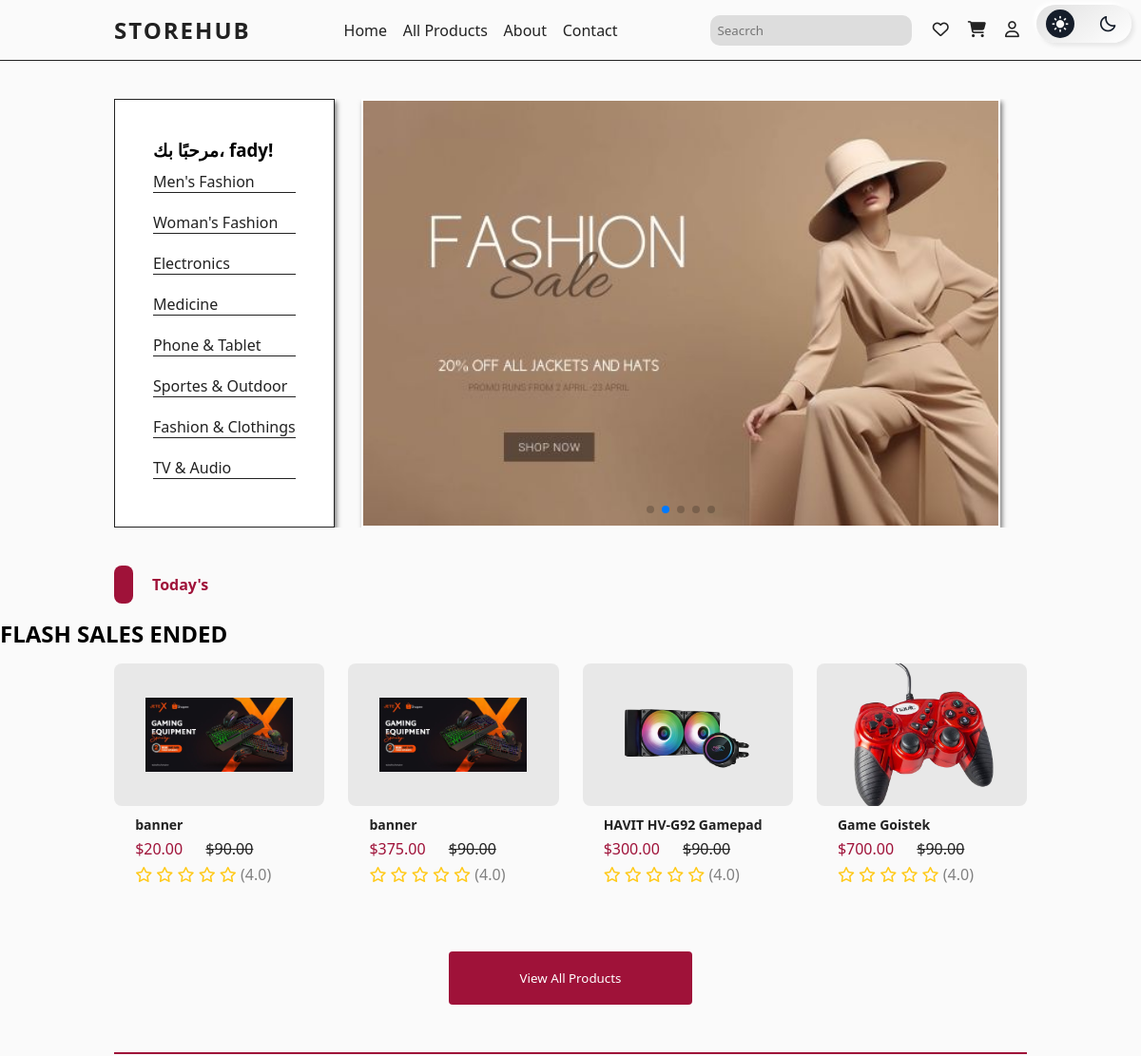
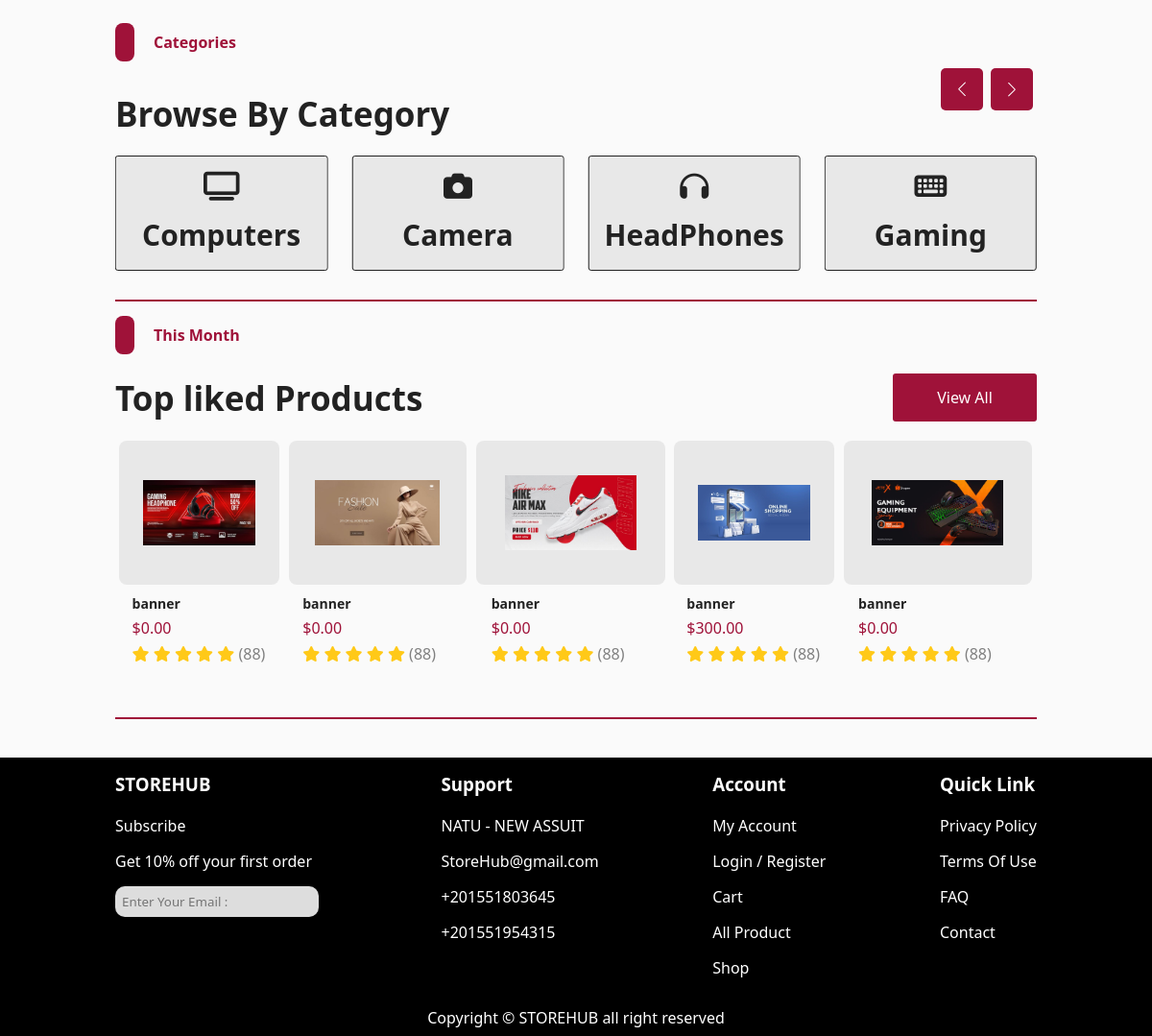
Page /index/ (signed in) on the committed database (2 pictures, top to bottom).
### pages/models.py (models this page shows, shortened)
class Product(models.Model):
    name = models.CharField(max_length=255, verbose_name="اسم المنتج", blank=True, null=True, default="منتج بدون اسم")
    price = models.DecimalField(max_digits=10, decimal_places=2, verbose_name="السعر", default=0.00)
    description = models.TextField(verbose_name="الوصف", blank=True, null=True)
    quantity = models.PositiveIntegerField(verbose_name="الكمية", default=0)
    saler = models.ForeignKey(User, on_delete=models.CASCADE, related_name='products', null=True, blank=True)
    image = models.ImageField(upload_to='products/', default='default.jpg', verbose_name="صورة المنتج", blank=True, null=True)
    color = models.CharField(max_length=50, verbose_name="اللون", blank=True, null=True)
    likes = models.ManyToManyField(User, related_name='product_likes', blank=True, verbose_name="اللايكات")
    color = models.CharField(max_length=50, choices=[
        ('red', 'Red'),
        ('green', 'Green'),
        ('yellow', 'Yellow'),
        ('blue', 'Blue'),
        ('orangered', 'OrangeRed'),
        ('black', 'Black')],
        default="black", verbose_name="اللون")
    category = models.ForeignKey(Category, on_delete=models.SET_NULL, null=True, blank=True, verbose_name="التصنيف")
    rating = models.FloatField(default=0, verbose_name="التقييم")
    class Meta:
        verbose_name = "منتج"
        verbose_name_plural = "منتجات"
    class Meta:
        verbose_name = "منتج"
        verbose_name_plural = "منتجات"
        ordering = ['-rating']

class FlashSale(models.Model):
    product = models.ForeignKey(Product, on_delete=models.CASCADE)
    start_date = models.DateTimeField()
    end_date = models.DateTimeField()
    old_price = models.DecimalField(max_digits=10, decimal_places=2)
    new_price = models.DecimalField(max_digits=10, decimal_places=2)
    rating = models.DecimalField(max_digits=2, decimal_places=1)
    class Meta:
        verbose_name = "فلاش سيل"
        verbose_name_plural = "فلاش سيلات"

### pages/views.py (the view)
# urls.py: path('index/' ,views.index, name='index'),
@login_required
def index(request):
    top_products = Product.objects.filter(name="banner").annotate(likes_count=Count('likes__id')).order_by('-likes_count')[:5]
    flash_sales = FlashSale.objects.all()
    max_time = flash_sales.aggregate(max_end_time=Max('end_date'))['max_end_time'] if flash_sales else None
    username = request.user.username
    return render(request, 'pages/index.html', {
        'products': top_products,
        'flash_sales': flash_sales,
        'max_time': max_time,
        'username': username,
    })

### pages/templates/pages/index.html (shortened to what this page needs)
{% extends 'pages/base.html' %}
{% block content %}
<!DOCTYPE html>
{% load static %}
<html lang="en">
  <head>
    <link rel="stylesheet" href="{% static 'css/style.css' %}" />
    <link
      rel="stylesheet"
      href="https://cdnjs.cloudflare.com/ajax/libs/font-awesome/6.7.2/css/all.min.css"
 />
    <link
      href="https://unpkg.com/boxicons@2.1.2/css/boxicons.min.css"
      rel="stylesheet" />
    <link
      rel="stylesheet"
      href="https://unpkg.com/swiper/swiper-bundle.min.css" />
  </head>
  <body class="light">
<section class="slider">
  <div class="container">
    <div class="side_bar">
      <div class="welcome-message">
        {% if user.is_authenticated %}
          <h3>مرحبًا بك، {{ username }}!</h3>
        {% else %}
          <h3>مرحبًا بك في متجرنا!</h3>
        {% endif %}
      </div>
      <a href="{% url 'allproducts' %}?category=Men's Fashion">Men's Fashion</a>
      <a href="{% url 'allproducts' %}?category=Woman's Fashion">Woman's Fashion</a>
      <a href="{% url 'allproducts' %}?category=Electronics">Electronics</a>
      <a href="{% url 'allproducts' %}?category=Medicine">Medicine</a>
      <a href="{% url 'allproducts' %}?category=Phone & Tablet">Phone & Tablet</a>
      <a href="{% url 'allproducts' %}?category=Sportes & Outdoor">Sportes & Outdoor</a>
      <a href="{% url 'allproducts' %}?category=Fashion & Clothings">Fashion & Clothings</a>
      <a href="{% url 'allproducts' %}?category=TV & Audio">TV & Audio</a>
    </div>
    <div class="swiper">
      <div class="swiper-wrapper">
        {% for product in products %}
        <div class="swiper-slide">
          <a href="#"><img src="{{ product.image.url }}" alt="{{ product.name }}"  onclick="window.location.href='/product/{{ product.id }}/'"/></a>
        </div>
        {% endfor %}
      </div>
      <div class="swiper-pagination"></div>
    </div>
  </div>
</section>
    <section class="offer">
      <div class="container">
        <div class="dayOffers">
          <span class="shape">.</span>
          <h3>Today's</h3>
        </div>
      </div>
    </section>
  <section class="timer">
  </section>
  <section class="pro-div">
    <div class="container">
      <div class="products mySwiper">
        <div class="product swiper-wrapper">
          {% for pro in flash_sales %}
          <div class="swiper-slide pro">
            <div class="img">
              <a href="/product/{{ pro.product.id }}/" onclick="window.location.href='/product/{{ pro.product.id }}/'; return false;">
                <img src="{{ pro.product.image.url }}" alt="{{ pro.product.name }}" />
              </a>
            </div>
            <div class="detailes">
              <h5>{{ pro.product.name }} </h5>
              <div class="sallery">
                <span class="new-sall">${{ pro.new_price }}  </span>
                <span class="old-sall">${{ pro.old_price }}</span>
              </div>
              <div class="stars">
                {% for _ in "12345"|make_list %}
                  {% if forloop.counter <= pro.rating|floatformat:0 %}
                    <i class="fa-solid fa-star"></i>
                  {% else %}
                    <i class="fa-regular fa-star"></i>
                  {% endif %}
                {% endfor %}
                <span>({{ pro.rating|floatformat:1 }})</span>
              </div>
            </div>
          </div>
          {% endfor %}
        </div>
      </div>
    </div>
  </section>
    <section>
      <div class="container">
        <div class="bttnAllProduct">
          <a href="{% url 'allproducts' %}">
            <button>View All Products</button>
          </a>
        </div>
      </div>
    </section>
    <section id="browseCat">
      <div class="container">
        <div class="browseCat">
          <div class="categText">
            <span class="shape">.</span>
            <h3>Categories</h3>
          </div>
          <div class="catbtnswap mySwiper">
            <h3>Browse By Category</h3>
            <div class="swiper-button-next btn_swip btnSwapNext"></div>
            <div class="swiper-button-prev btn_swip BtnSwapPrev"></div>
          </div>
        </div>
        <div class="categs mySwiper">
          <div class="categ swiper-wrapper">
            <div class="categ swiper-slide">
              <div class="cat">
                <h2>Computers</h2>
                <i class="fa-solid fa-tv"></i>
              </div>
            </div>
            <div class="categ swiper-slide">
              <div class="cat">
                <h2>Camera</h2>
                <i class="fa-solid fa-camera"></i>
              </div>
            </div>
            <div class="categ swiper-slide">
              <div class="cat">
                <h2>HeadPhones</h2>
                <i class="fa-solid fa-headphones"></i>
              </div>
            </div>
            <div class="categ swiper-slide">
              <div class="cat">
                <h2>Gaming</h2>
                <i class="fa-solid fa-keyboard"></i>
              </div>
            </div>
          </div>
        </div>
      </div>
    </section>
    <section class="BestSellingProducts">
      <div class="container">
        <div class="top">
          <div class="shape-text">
            <span class="shape">.</span>
            <h5 class="txt">This Month</h5>
          </div>
          <div class="bttn">
            <h4>Top liked Products</h4>
            <a href="{% url 'allproducts' %}">
              <button>View All</button>
            </a>
          </div>
        </div>
        <div class="bttom">
          {% for product in products %}
          <div class="pro"  >
            <div class="icons">
            </div>
            <div class="img"  >
              <a href="/product/{{ product.id }}/">
                <img src="{{ product.image.url }}" alt=""  onclick="window.location.href='/product/{{ product.id }}/'"  />
              </a>
            </div>
            <div class="detailes">
              <h5>{{  product.name  }}</h5>
              <div class="sallery">
                <span class="new-sall">${{  product.price  }}</span>
              </div>
              <div class="stars">
                <i class="fa-solid fa-star"></i>
                <i class="fa-solid fa-star"></i>
                <i class="fa-solid fa-star"></i>
                <i class="fa-solid fa-star"></i>
                <i class="fa-solid fa-star"></i>
                <span>(88)</span>
              </div>
            </div>
          </div>{% endfor %}
      </div>
    </section>
  </body>
</html>
{% endblock content %}

### templates/pages/base.html
{% include 'pages/parts/header.html' %}
{% block content %}
{% endblock content %}
{% include 'pages/parts/footer.html' %}

### templates/pages/parts/header.html (shortened to what this page needs)
<!DOCTYPE html>
{% load static %}
<html lang="en">
  <head>
    <link rel="stylesheet" href="{% static 'css/style.css' %}" />
    <link
      rel="stylesheet"
      href="https://cdnjs.cloudflare.com/ajax/libs/font-awesome/6.7.2/css/all.min.css"
    />
    <link
      href="https://unpkg.com/boxicons@2.1.2/css/boxicons.min.css"
      rel="stylesheet"
    />
  </head>
  <body class="light">
    <header>
      <div class="container">
        <nav>
          <h1>STOREHUB</h1>
          <div class="linkes">
            <a href="{% url 'index' %}" >
              <p>Home</p>
            </a>
            <a href="{% url 'allproducts' %}">
              <p>All Products</p>
            </a>
            <a href="{% url 'about' %}">
              <p>About</p>
            </a>
            <a href="{% url 'contact' %}">
              <p>Contact</p>
            </a>
          </div>
          <form class="header-form">
            <input type="search" placeholder="Seacrch" class="seacrch" />
            <a href="{% url 'wishlist' %}"><i class="fa-regular fa-heart"></i></a>
            <a href="{% url 'cart' %}"><i class="fa-solid fa-cart-shopping"></i></a>
            <a href="{% url 'register' %}"><i class="fa-regular fa-user"></i></a>
            <label class="toggle" for="toggle">
              <i class="bx bxs-sun"></i>
              <i class="bx bx-moon"></i>
              <span class="ball"></span>
            </label>
          </form>
        </nav>
      </div>
    </header>

### templates/pages/parts/footer.html (shortened to what this page needs)
<footer>
  {% load static %}
  <div class="container">
    <div class="foot1">
      <h3>STOREHUB</h3>
      <a href="#"><p>Subscribe</p></a>
      <a href="#"><p>Get 10% off your first order</p></a>
      <input type="email" class="seacrch" placeholder="Enter Your Email : "/>
    </div>
    <div class="foot2">
      <h3>Support</h3>
      <a href="#"><p>NATU - NEW ASSUIT</p></a>
      <a href="#"><p>StoreHub@gmail.com</p></a>
      <a href="#"><p>+201551803645</p></a>
      <a href="#"><p>+201551954315</p></a>
    </div>
    <div class="foot3">
        <h3>Account</h3>
        <a href="account.html"><p>My Account</p></a>
        <a href="#"><p>Login / Register</p></a>
        <a href="cart.html"><p>Cart</p></a>
        <a href="#"><p>All Product</p></a>
        <a href="#"><p>Shop</p></a>
    </div>
    <div class="foot4">
      <h3>Quick Link</h3>
      <a href="#"><p>Privacy Policy</p></a>
      <a href="#"><p>Terms Of Use</p></a>
      <a href="#"><p>FAQ</p></a>
      <a href="{% url 'contact' %}"><p>Contact</p></a>
    </div>
  </div>
  <p style="text-align: center; padding-bottom: 8px;">Copyright &copy;<span> STOREHUB </span>all right reserved</p>
</footer>

### rows in the picture
Product: image (picture), name "banner", price "0.00"
Product: image (picture), name "banner", price "0.00"
Product: image (picture), name "banner", price "0.00"
FlashSale: product.image (picture), product.name "banner", new_price "20.00", old_price "90.00", rating "4.0"
FlashSale: product.image (picture), product.name "banner", new_price "375.00", old_price "90.00", rating "4.0"
FlashSale: product.image (picture), product.name "HAVIT HV-G92 Gamepad", new_price "300.00", old_price "90.00", rating "4.0"
FlashSale: product.image (picture), product.name "Game Goistek", new_price "700.00", old_price "90.00", rating "4.0"
Product: image (picture), name "banner", price "300.00"
Product: image (picture), name "banner", price "0.00"

### other values in the picture
{{ username }} "fady"
